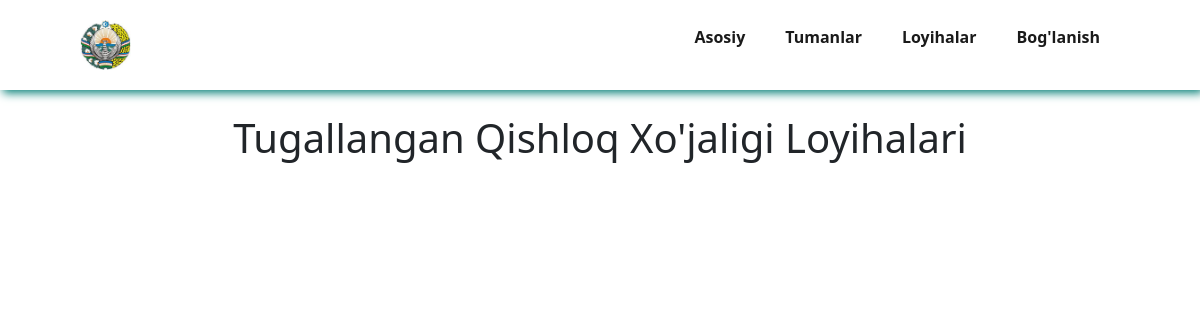
/qishloq_tick/, run on an earlier commit of the app's database.
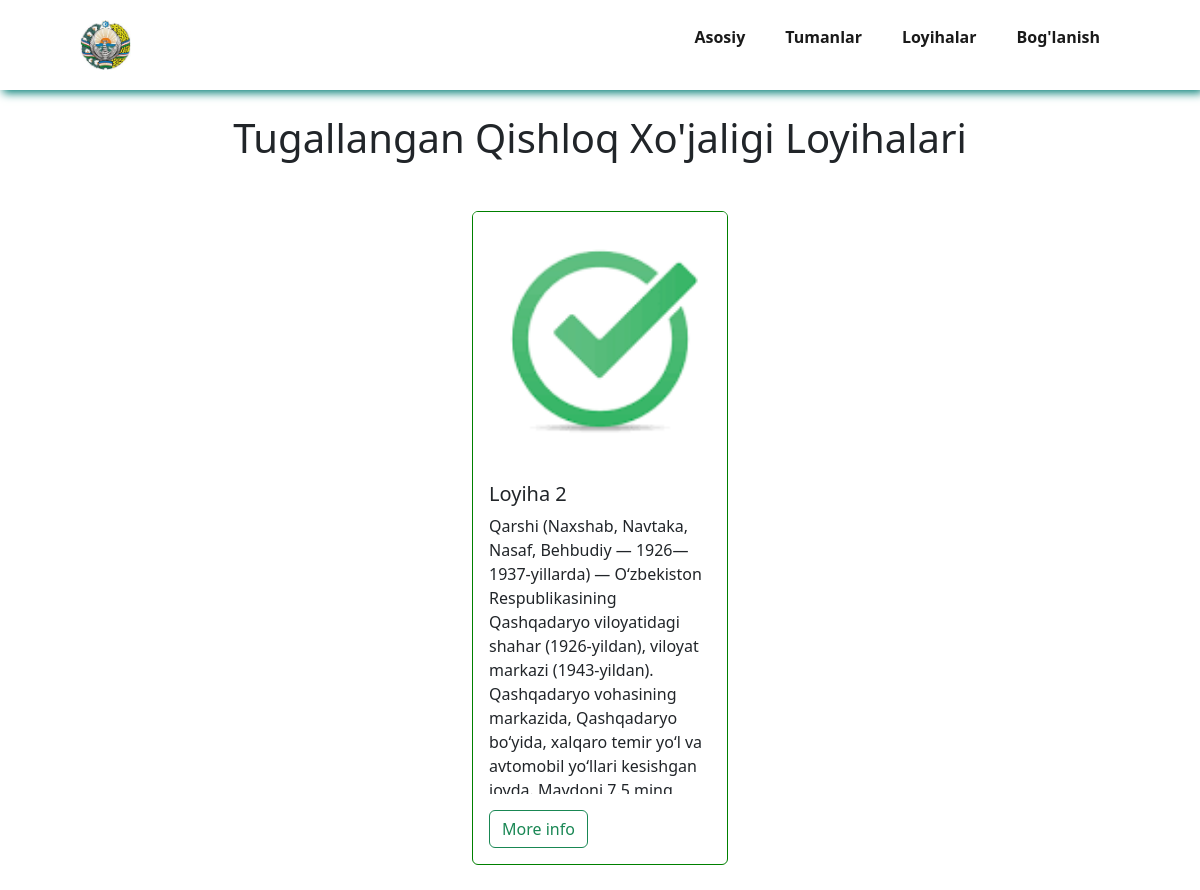
And on a later commit of the database.
### app/models.py (models this page shows, shortened)
class Loyihalar(models.Model):
    image1 = models.ImageField('upload_to/Loyihalar/')
    image2 = models.ImageField('upload_to/Loyihalar/')
    image3 = models.ImageField('upload_to/Loyihalar/')
    title = models.CharField(max_length=155)
    description = models.TextField()
    state = models.ForeignKey(to=Holati, on_delete=models.CASCADE)
    loyiha_turi = models.ForeignKey(to=Loyiha_turlari, on_delete=models.CASCADE)
    time = models.DateTimeField(auto_now_add=True)
    time = models.DateTimeField(auto_now_add=True)
    class Meta:
        verbose_name = 'Loyiha'
        verbose_name_plural = 'Loyihalar'

### app/views.py (the view)
# urls.py: path('qishloq_tick/', QishloqTick.as_view(), name='qishloq_tick'),
class QishloqTick(ListView):
    model = Loyihalar
    loyiha = Loyihalar.objects.all()
    template_name = 'loyiha/tugallangan/qishloq.html'

### templates/loyiha/tugallangan/qishloq.html (shortened to what this page needs)
{% load static %}
<!DOCTYPE html>
<html lang="en">
<head>
  <link rel="stylesheet" href="https://cdn.jsdelivr.net/npm/bootstrap-icons@1.10.5/font/bootstrap-icons.css">
  <link href="https://cdn.jsdelivr.net/npm/bootstrap@5.3.0/dist/css/bootstrap.min.css" rel="stylesheet"
>
</head>
<body>
  <section id="header">
    <a href="{% url 'index' %}"><img src="{% static 'img/gerb.jpeg' %}" class="images" alt=""></a>
    <div>
      <ul id="navbar">
        <li><a href="{% url 'index' %}">Asosiy</a></li>
        <li><a href="{% url 'tuman' %}">Tumanlar</a></li>
        <li><a href="{% url 'threepage' %}">Loyihalar</a></li>
        <li><a href="{% url 'contact' %}">Bog'lanish</a></li>
      </ul>
    </div>
  </section>
  {% block content %}
  <h1 class="heading2">Tugallangan 	Qishloq Xo'jaligi Loyihalari</h1>
  <div class="bodydiv">
    <div class="maindiv">
        {% for loyihalar in loyihalar_list %}
            {% if loyihalar.state.title == 'Tugallangan' %}
                {% if loyihalar.loyiha_turi.title == "Qishloq xo'jaligi loyihalari" %}
                  <div class="card" style="width: 16rem;">
                    <img src="{{ loyihalar.image1.url }}" class="card-img-top" alt="...">
                    <div class="card-body">
                      <h5 class="card-title">{{ loyihalar.title }}</h5>
                      <p class="card-text">{{ loyihalar.description  }}</p>
                      <a href="{% url 'loyiha_single' loyihalar.pk %}" class="btn btn-outline-success">More info</a>
                    </div>
                  </div>
                {% endif %}
            {% endif %}
        {% endfor %}
    </div>
  </div>
  {% endblock content %}
</body>
</html>

What changed in the data, as far as the page shows it:
added Loyihalar: image1 (picture), title "Loyiha 2", description "Qarshi (Naxshab, Navtaka, Nasaf, Behbudiy — 1926—1937-yillarda) — Oʻzbekiston Respublikasining Qashqadaryo viloyatidagi shahar (1926-yildan), viloyat markazi (1943-yildan). Qashqadaryo vohasining markazida, Qashqadaryo boʻyida, xalqaro temir yoʻl va avtomobil yoʻllari kesishgan…"
